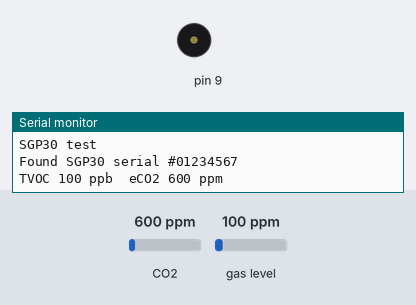
This sketch was run on a simulated Arduino Uno, built with avr-gcc and run on an emulated ATmega328P. On the bench: buzzer (waves = sounding), the last lines printed to the serial monitor. Inputs (shaded band) come from the test bench; at power-on: CO2 600 ppm, gas level 100 ppm.

Above: at 0.1 s.
At 1.1 s:
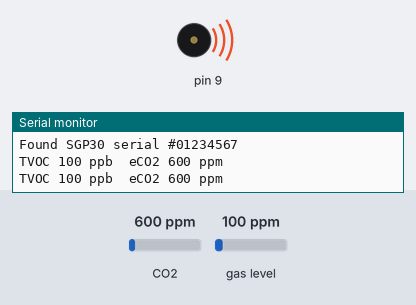
Timing chart, 0 to 2.6 s (numbered marks = the images above):
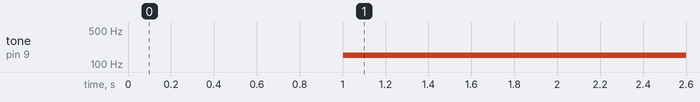

The sketch:

SGPPlayer.ino
```cpp
#include <Wire.h>
#include "Adafruit_SGP30.h"

Adafruit_SGP30 sgp;

//-- MOZZY
//#include <MozziGuts.h>
//#include <Oscil.h> // oscillator template
//#include <tables/sin2048_int8.h> // sine table for oscillator

// use: Oscil <table_size, update_rate> oscilName (wavetable), look in .h file of table #included above
//Oscil <SIN2048_NUM_CELLS, AUDIO_RATE> aSin(SIN2048_DATA);
//
//const char INPUT_PIN = 0; // set the input for the knob to analog pin 0
//
//// to convey the volume level from updateControl() to updateAudio()
//byte volume;
////--MOZZY


void setup() {
  pinMode(9, OUTPUT);

  Serial.begin(115200);
  Serial.println("SGP30 test");

  if (! sgp.begin()){
    Serial.println("Sensor not found :(");
    while (1);
  }
  Serial.print("Found SGP30 serial #");
  Serial.print(sgp.serialnumber[0], HEX);
  Serial.print(sgp.serialnumber[1], HEX);
  Serial.println(sgp.serialnumber[2], HEX);

  // If you have a baseline measurement from before you can assign it to start, to 'self-calibrate'
  //sgp.setIAQBaseline(0x8E68, 0x8F41);  // Will vary for each sensor!
}

int counter = 0;
void loop() {
  if (! sgp.IAQmeasure()) {
    Serial.println("Measurement failed");
    return;
  }
  Serial.print("TVOC "); Serial.print(sgp.TVOC); Serial.print(" ppb\t");
  Serial.print("eCO2 "); Serial.print(sgp.eCO2); Serial.println(" ppm");
  delay(1000);

  counter++;
  if (counter == 30) {
    counter = 0;

    uint16_t TVOC_base, eCO2_base;
    if (! sgp.getIAQBaseline(&eCO2_base, &TVOC_base)) {
      Serial.println("Failed to get baseline readings");
      return;
    }
    Serial.print("****Baseline values: eCO2: 0x"); Serial.print(eCO2_base, HEX);
    Serial.print(" & TVOC: 0x"); Serial.println(TVOC_base, HEX);
  }

  tone( 9, 50 + sgp.TVOC);
}
```

Measured:
- by itself, tone on pin 9: silent → 150 Hz at 1.0 s
